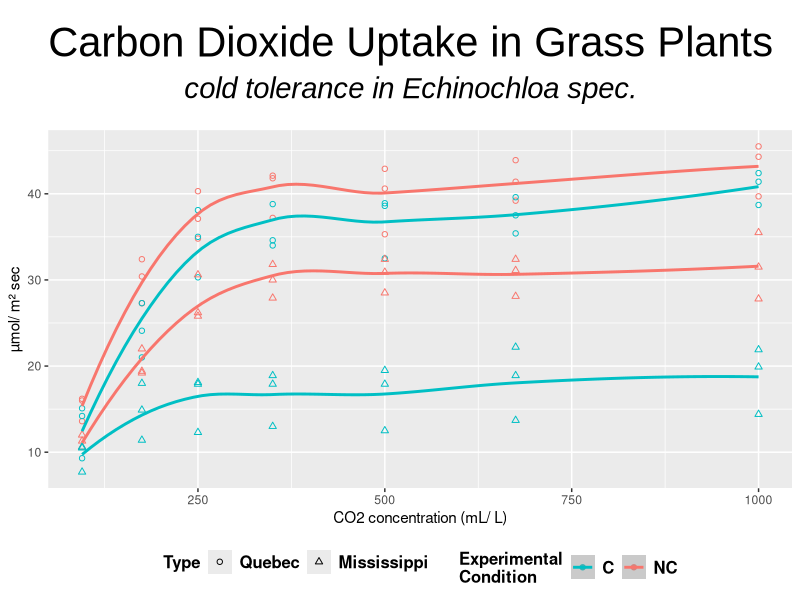

The R script that drew this image:
# Creation date: 
#   2015-08-22
# Created by:
#   HS
# Objective:
#   create scatter plot
# Usage:
#
# Input:
#   
# Output:
#   scatter plot

## ggplot2
## scatterplot  of CO2 data
	

library(ggplot2)
ggplot(CO2, aes(conc, uptake, color = Treatment, shape = Type)) + 
  geom_point() + 
  scale_shape_manual(values=c(1,2)) +  # Use a hollow circle and triangle
  stat_smooth(method="loess" , level=0)+ # method = lm, glm, gam, loess, rlm

#   geom_point(size = 10) +
#   geom_text(data = CO2,aes(x = conc, y = uptake, label = Plant), size = 3, col = "black") +
#   geom_rect(data = CO2, aes(xmin = conc -.4, xmax = conc + .4, ymin = uptake - .4, ymax = uptake + .4),  alpha=0.1) + 
  
# Titel 
ggtitle(expression(atop("Carbon Dioxide Uptake in Grass Plants", atop(italic("cold tolerance in Echinochloa spec."), ""))))+
theme(plot.title = element_text(size=30, vjust=-1, family="Arial"))+

# Axes
labs(x="CO2 concentration (mL/ L)", y = "µmol/ m² sec") +# axis labels
  #  scale_y_continuous(expand = c(0,0))+ # removes distance between bottom of plot and x-axis
  #  coord_cartesian(xlim=c(0,20))+ # scaling of the x-axis  
  #  coord_cartesian(ylim=c(1,5.5)) # scaling of the y-axis 
  
# Legend
#  theme(legend.position="none")#removes legend
#  theme(legend.title=element_blank()) # removes title of legend
   scale_colour_discrete (name="Experimental\nCondition", # titel of legend
                          breaks=c("chilled", "nonchilled"), # alters order
                          labels=c("C", "NC"))+ # alters label names
  theme(legend.title = element_text(colour="black", size=12, face="bold"), # legend titel
        legend.text = element_text(colour="black", size = 12, face = "bold"), # legend text
#        legend.background = element_rect(fill="gray90", size=.5, linetype="dotted"), # background of plot, default without
        legend.position="bottom" # position of legend, "top", "bottom", "rigth", "left"
  )
